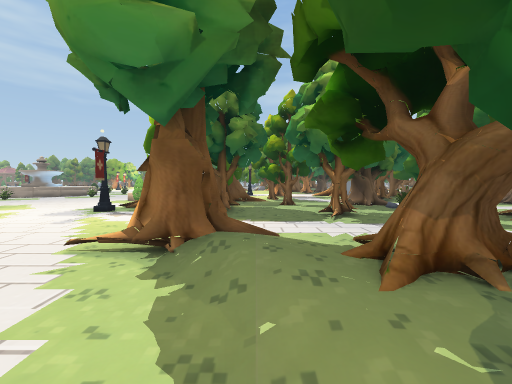
[1] (above)

24 first-person views from a walk through a scene from a Unity 3-D project. The camera is 1.5 m above the floor, tilts 2° down and sees 90° across. The floor is counted in squares, 2 m on a side. Each view is taken from the middle of a square. On the plan, view 1 faces up. The plan holds only what a view shows up to about 9 squares ahead; the rest is blank. The place goes on beyond the plan. The player is left out.

[2]
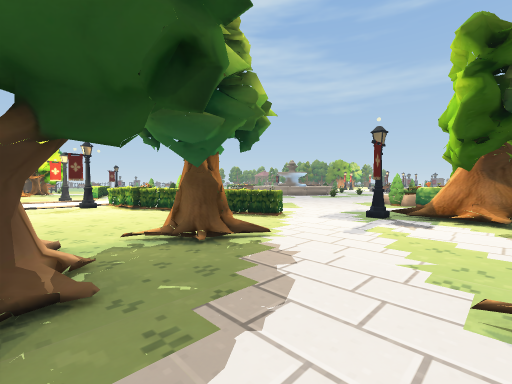

[3]
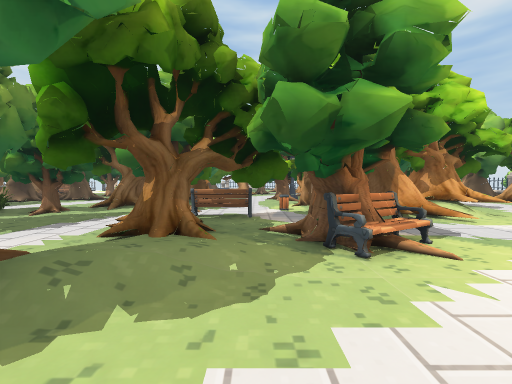

[4]
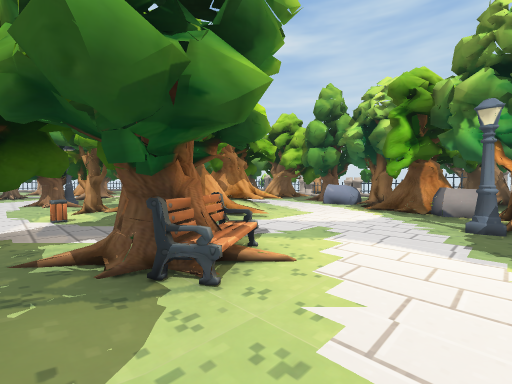

[5]
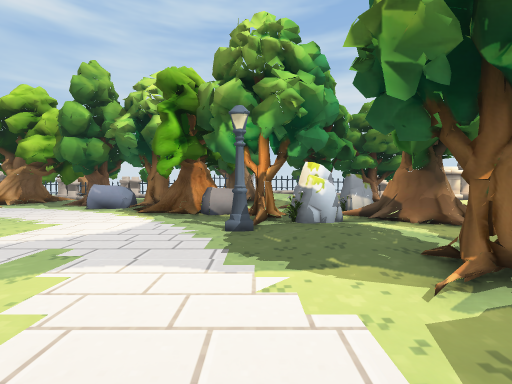

[6]
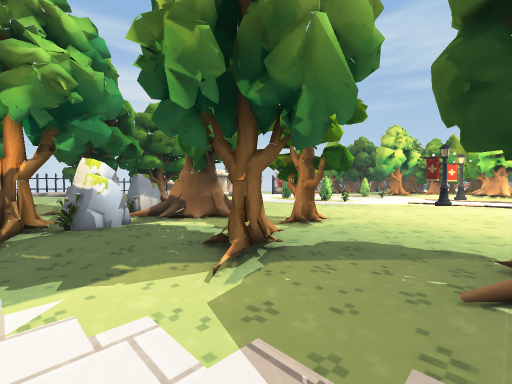

[7]
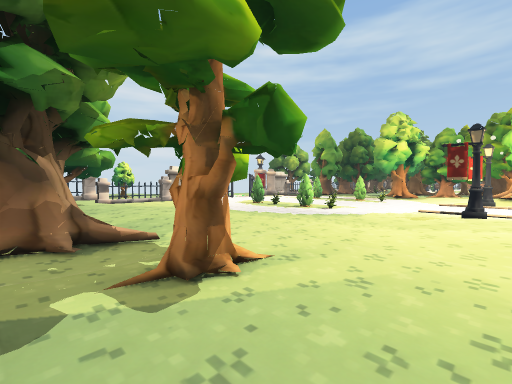

[8]
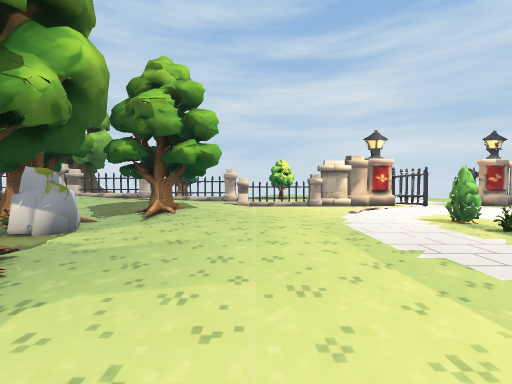

[9]
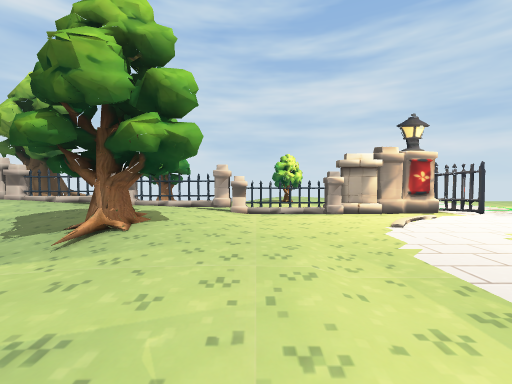

[10]
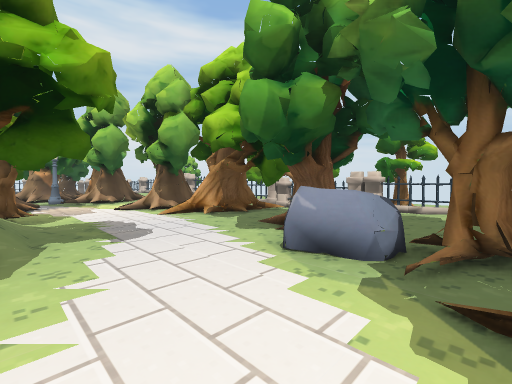

[11]
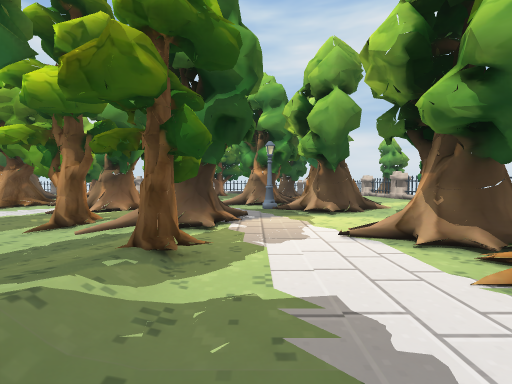

[12]
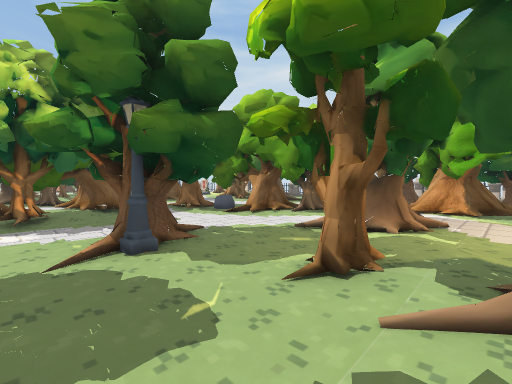

[13]
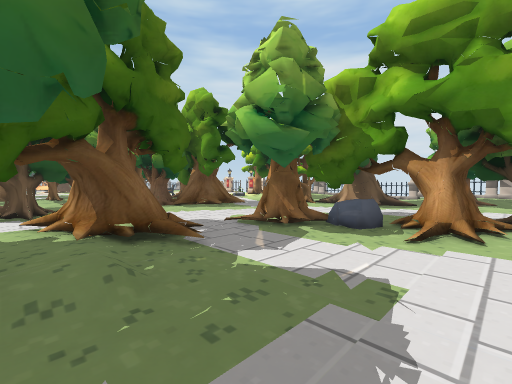

[14]
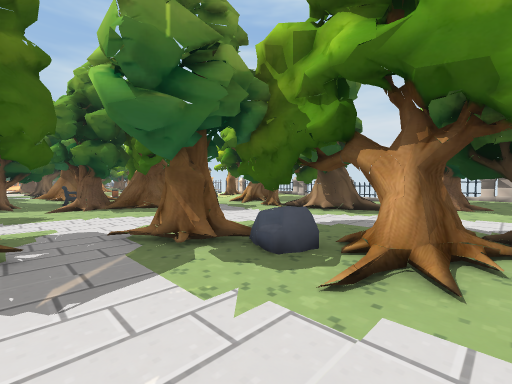

[15]
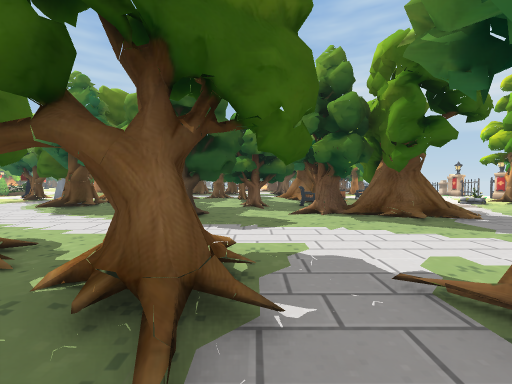

[16]
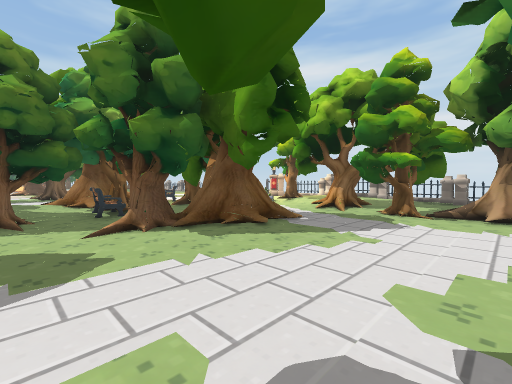

[17]
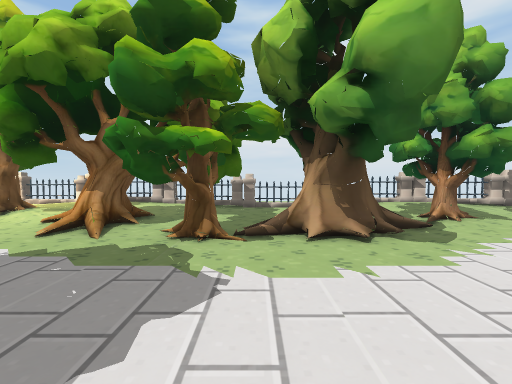

[18]
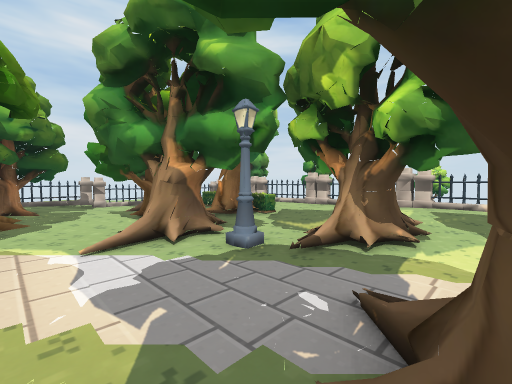

[19]
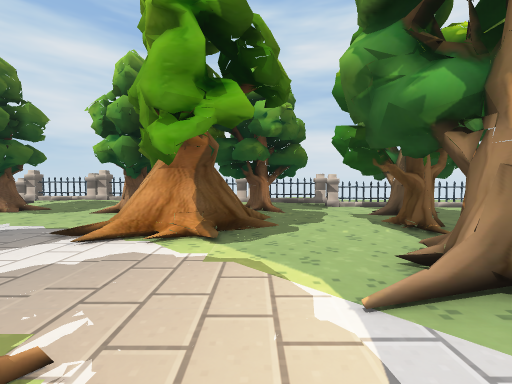

[20]
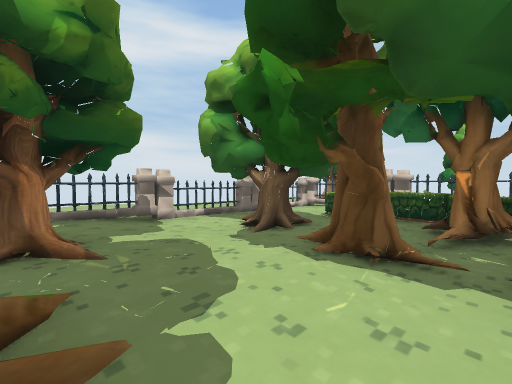

[21]
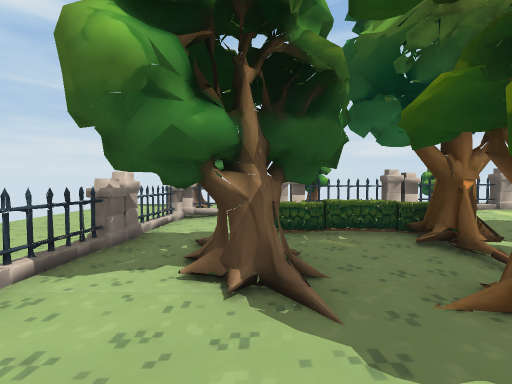

[22]
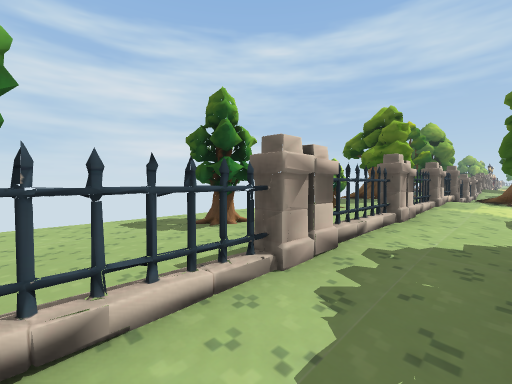

[23]
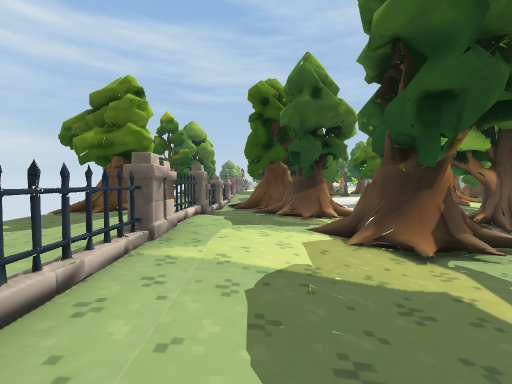

[24]
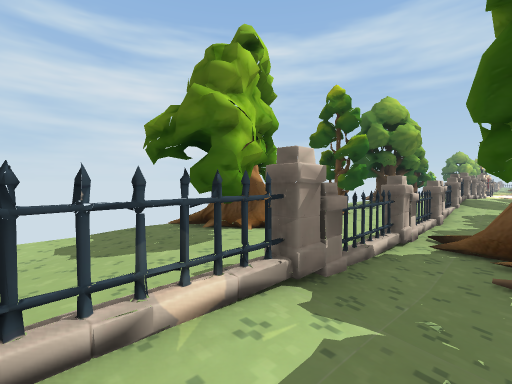

### Floor plan
Key: @ floor where view 1 was taken; # wall or solid block; x gap in a wall; . main floor; : floor 0.25 m higher than the main floor; + floor 0.5 m higher than the main floor; / step, stairs or slope; = window, fence, low wall or low ledge; O other object.
Columns run from 15 left of view 1 to 24 right of it. Each row starts with its distance up from view 1.
 13            O               .x .O     O
 12            OO     .O x   .OOO .  ./#:O
 11           OOO     ..#.   OO.O.# ../::O
 10           .OO      ....  ...x   ..//:O
  9        .....    O O.....OO..###../##:O
  8        /.....# ...OO.....=...........O
  7      O  ...Ox#O::..O/...........OO.#.O
  6      O   O....O/.O./O/ /.#...........O
  5          O.... ......#####.......#  .O
  4     OOOO ..... .....    #=..O#...#   O
  3     O.....O...#x##=    O/...O ....../O
  2     ...:......./##OO.. /....=##...O::O
  1        :..##...///#O..........OO....:O
  0      :::..//#..@#x# O...##....O...../
 -1  ....::/........O.   x#.O..#.  ...##.O
 -2 O...O.......#......#   ..../# ..#
 -3  ........OO.:/.....## /..#/:#...#   O
 -4   ..........:OO....## O/:x/......:OOOO
 -5    .O......#/O#......#//O##...=.:::OO:::
 -6     O.......# O O............O#/#::.O/::
 -7     O...::.OO OOO...........#.#//:O.O
 -8    .O...::/ ### O#OO ..=#/.##..#..O.O..
 -9   ....../OO//.###########////..OOOO.O..
-10  ......../++//   ::.  ##///+//::::/.O...
-11 .#.../OOOO/OOOOOOOOOOOOOO/OOOOOOOOOOO...
-12 ##.##OO  .        /....::+++::::::::....
-13 ...   ....        .... //#//.   .... =..
-14 ..    /O.              #///.O  .O...OO
-15                        ##...   .....

Where each view was taken, in squares from view 1:
view 1: 0 up, 0 right, facing up
view 2: 1 up, 2 left, facing up-left
view 3: 1 up, 2 left, facing right
view 4: 1 up, 1 left, facing down-right
view 5: 0 up, 1 left, facing down
view 6: 0 up, 1 left, facing down-left
view 7: 1 down, 4 left, facing down-left
view 8: 3 down, 7 left, facing down
view 9: 5 down, 7 left, facing down
view 10: 5 down, 2 right, facing down-right
view 11: 6 down, 6 right, facing right
view 12: 4 down, 8 right, facing up-right
view 13: 1 up, 9 right, facing up-right
view 14: 1 up, 11 right, facing up-right
view 15: 3 up, 11 right, facing up
view 16: 5 up, 11 right, facing up-right
view 17: 6 up, 14 right, facing right
view 18: 4 down, 11 right, facing down-right
view 19: 4 down, 13 right, facing right
view 20: 4 down, 16 right, facing down-right
view 21: 5 down, 19 right, facing down
view 22: 10 down, 20 right, facing down-left
view 23: 10 down, 16 right, facing left
view 24: 10 down, 12 right, facing down-left
